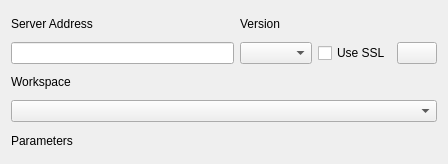
<?xml version="1.0" encoding="UTF-8"?>
<ui version="4.0">
 <class>FMEManagerWidget</class>
 <widget class="QWidget" name="FMEManagerWidget">
  <property name="geometry">
   <rect>
    <x>0</x>
    <y>0</y>
    <width>448</width>
    <height>164</height>
   </rect>
  </property>
  <property name="windowTitle">
   <string>Form</string>
  </property>
  <layout class="QGridLayout" name="gridLayout">
   <item row="0" column="0">
    <widget class="QLabel" name="label">
     <property name="text">
      <string>Server Address</string>
     </property>
    </widget>
   </item>
   <item row="4" column="0">
    <widget class="QLabel" name="label_3">
     <property name="text">
      <string>Parameters</string>
     </property>
    </widget>
   </item>
   <item row="1" column="1">
    <widget class="QComboBox" name="versionComboBox"/>
   </item>
   <item row="5" column="0" colspan="4">
    <layout class="QVBoxLayout" name="verticalLayout_2"/>
   </item>
   <item row="3" column="0" colspan="4">
    <widget class="QComboBox" name="workspaceComboBox"/>
   </item>
   <item row="1" column="0">
    <widget class="QLineEdit" name="serverLineEdit"/>
   </item>
   <item row="1" column="3">
    <widget class="QPushButton" name="loadPushButton">
     <property name="maximumSize">
      <size>
       <width>50</width>
       <height>16777215</height>
      </size>
     </property>
     <property name="toolTip">
      <string>Load / Reload</string>
     </property>
     <property name="text">
      <string/>
     </property>
     <property name="icon">
      <iconset resource="../../../resources.qrc">
       <normaloff>:/plugins/DsgTools/icons/refresh.png</normaloff>:/plugins/DsgTools/icons/refresh.png</iconset>
     </property>
    </widget>
   </item>
   <item row="2" column="0">
    <widget class="QLabel" name="label_2">
     <property name="text">
      <string>Workspace</string>
     </property>
    </widget>
   </item>
   <item row="0" column="1">
    <widget class="QLabel" name="label_4">
     <property name="text">
      <string>Version</string>
     </property>
    </widget>
   </item>
   <item row="1" column="2">
    <widget class="QCheckBox" name="sslCheckBox">
     <property name="text">
      <string>Use SSL</string>
     </property>
     <property name="checked">
      <bool>false</bool>
     </property>
    </widget>
   </item>
  </layout>
 </widget>
 <resources>
  <include location="../../../resources.qrc"/>
 </resources>
 <connections/>
</ui>
